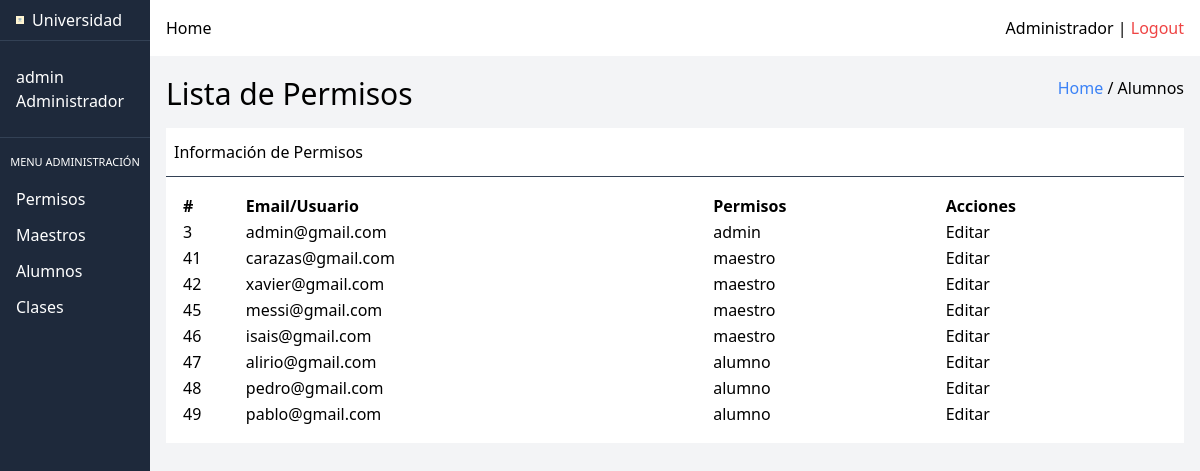
/index.php?action=table-roles (signed in), run on the app's committed database.
### tables this page shows
CREATE TABLE `user` (
  `id` int(11) NOT NULL,
  `email` varchar(50) NOT NULL,
  `password` varchar(100) NOT NULL,
  `firstname` varchar(100) NOT NULL,
  `lastname` varchar(100) NOT NULL,
  `address` varchar(150) NOT NULL,
  `birthday` timestamp NOT NULL DEFAULT current_timestamp() ON UPDATE current_timestamp(),
  `role_id` int(11) NOT NULL
);

CREATE TABLE `roles` (
  `id` int(11) NOT NULL,
  `description` varchar(50) NOT NULL
);

### src/DB.php (called while the page is built, shortened)
<?php
class DB
{
    private $pdo;
    public function __construct()
    {
        try {
            $host = $_ENV["DB_HOST"];
            $dbname = $_ENV["DB_DATABASE"];
            $port = $_ENV["DB_PORT"];
            $username = $_ENV["DB_USERNAME"];
            $password = $_ENV["DB_PASSWORD"];
            $attributes = [PDO::ATTR_ERRMODE => PDO::ERRMODE_EXCEPTION];
            $dsn = "mysql:host=$host;dbname=$dbname;port=$port";
            $this->pdo = new PDO($dsn, $username, $password, $attributes);
        } catch (PDOException $e) {
            echo "ERROR: " . $e->getMessage();
        }
    }
    public function connect()
    {
        return $this->pdo;
    }
}
?>

### src/models/Roles.php (called while the page is built, shortened)
<?php
require_once($_SERVER["DOCUMENT_ROOT"] . "/src/DB.php");
class Roles
{
    public function findAllWithUsers()
    {
        $pdo = new DB();
        $query = "
        SELECT user.id, email, roles.description
        FROM user
	        INNER JOIN roles
    	        ON user.role_id = roles.id
        ORDER BY user.id;
        ";
        $stmnt = $pdo->connect()->query($query);
        $data = [];
        while ($row = $stmnt->fetch(PDO::FETCH_ASSOC)) {
            array_push($data, $row);
        }
        return $data;
    }
}
?>

### src/views/admin/permisos/table-roles.php (the view, shortened to what this page needs)
<?php require $_SERVER['DOCUMENT_ROOT'] . '/src/templates/head.php'; ?>
</head>
<body>
    <div class="grid grid-cols-8 grid-flow-col">
        <?php require_once $_SERVER['DOCUMENT_ROOT'] . '/src/templates/aside-admin.php';  ?>
        <div class="col-star-2 col-span-9 bg-gray-100 w-full h-screen">
            <?php require_once $_SERVER['DOCUMENT_ROOT'] . '/src/templates/nav-admin.php';  ?>
            <main>
                <section class="p-4 ">
                    <div class="flex justify-between mb-4">
                        <h1 class="text-3xl">Lista de Permisos</h1>
                        <div>
                            <a class="text-blue-500" href="/index.php">Home</a> / Alumnos
                        </div>
                    </div>
                    <div class="bg-white  divide-y divide-slate-700">
                        <div class="flex justify-between items-center px-2 py-3">
                            <span>Información de Permisos</span>
                        </div>
                        <div class="p-4">
                            <table class="w-full">
                                <thead>
                                    <tr>
                                        <td class="font-bold">#</td>
                                        <td class="font-bold">Email/Usuario</td>
                                        <td class="font-bold">Permisos</td>
                                        <td class="font-bold">Acciones</td>
                                    </tr>
                                </thead>
                                <tbody>
                                    <?php foreach ($users as $row) { ?>
                                        <tr>
                                            <td><?= $row["id"] ?></td>
                                            <td><?= $row["email"] ?></td>
                                            <td><?= $row["description"] ?></td>
                                            <td>
                                                <a href="?action=edit-user-role&user_id=<?= $row["id"] ?>">Editar </a>
                                            </td>
                                        </tr>
                                    <?php } ?>
                                </tbody>
                            </table>
                        </div>
                    </div>
                </section>
            </main>
        </div>
    </div>
</body>
</html>

### index.php (shortened to what this page needs)
<?php
$action = filter_input(INPUT_POST, 'action');
if ($action == NULL) {
  $action = filter_input(INPUT_GET, 'action');
}
if (isset($_SESSION["role"])) {
    $controller = $_SESSION["role"];
}
require_once($_SERVER["DOCUMENT_ROOT"] . "/src/controllers/AdminController.php");
require_once($_SERVER["DOCUMENT_ROOT"] . "/src/controllers/LoginController.php");
switch ($controller) {
    case 'admin':
        if(isset($action)){
            $adminController = new AdminController();
            $adminController->route($action);
        } else {
            $adminController = new AdminController();
            $adminController->index();
        }
        break;
}
?>

### src/controllers/AdminController.php (shortened to what this page needs)
<?php
require_once($_SERVER["DOCUMENT_ROOT"] . "/src/models/Roles.php");
class AdminController
{
    public function showUserTableWithRoles()
    {
        $model =    new Roles();
        $users = $model->findAllWithUsers();
        include $_SERVER["DOCUMENT_ROOT"] . "/src/views/admin/permisos/table-roles.php";
    }
    public function route($action)
    {
        switch ($action) {
            case 'table-roles':
                $this->showUserTableWithRoles();
                break;
        }
    }
}

### src/templates/head.php (shortened to what this page needs)
<!DOCTYPE html>
<html lang="en">
<head>
    <link rel="stylesheet" href="/dist/output.css">

### src/templates/aside-admin.php
<aside class="bg-slate-800 text-white col-star-1 col-span-1 h-screen shadow-xl divide-y divide-slate-700">
<div class="flex items-center gap-2 mr-3 my-2 px-4">
    <div class="w-11">
        <img src="/assets/logo.jpg" alt="">
    </div>
    <span>Universidad</span>
</div>
<div class="py-6  flex flex-col px-4">
    <span>admin</span>
    <span>Administrador</span>
</div>
<div class="">
    <p class="text-center text-[11px] my-4">MENU ADMINISTRACIÓN</p>
    <?php require $_SERVER['DOCUMENT_ROOT'] . '/src/templates/menu-admin.php'; ?>
</div>
</aside>

### src/templates/menu-admin.php
<ul class="px-4 flex flex-col gap-3">
    <li>
        <a href="/index.php?action=table-roles">Permisos</a>
    </li>
    <li>
        <a href="/index.php?action=instructor-table">Maestros</a>
    </li>
    <li>
        <a href="/index.php?action=user-table">Alumnos</a>
    </li>
    <li>
        <a href="/index.php?action=clases-table">Clases</a>
    </li>
</ul>

### src/templates/nav-admin.php
<nav class="flex justify-between items-center p-4 mb-1 bg-white">
    <a href="/index.php">
        Home
    </a>
    <div>
        <span>Administrador | </span>
        <?php require_once $_SERVER['DOCUMENT_ROOT'] . '/src/templates/logout-button.php'; ?>
    </div>
</nav>

### src/templates/logout-button.php
<a href="/index?action=logout" class="text-red-500">Logout</a>

### data on the page
user: id "3", email "admin@gmail.com", role.description "admin"
user: id "41", email "carazas@gmail.com", role.description "maestro"
user: id "42", email "xavier@gmail.com", role.description "maestro"
user: id "45", email "messi@gmail.com", role.description "maestro"
user: id "46", email "isais@gmail.com", role.description "maestro"
user: id "47", email "alirio@gmail.com", role.description "alumno"
user: id "48", email "pedro@gmail.com", role.description "alumno"
user: id "49", email "pablo@gmail.com", role.description "alumno"
